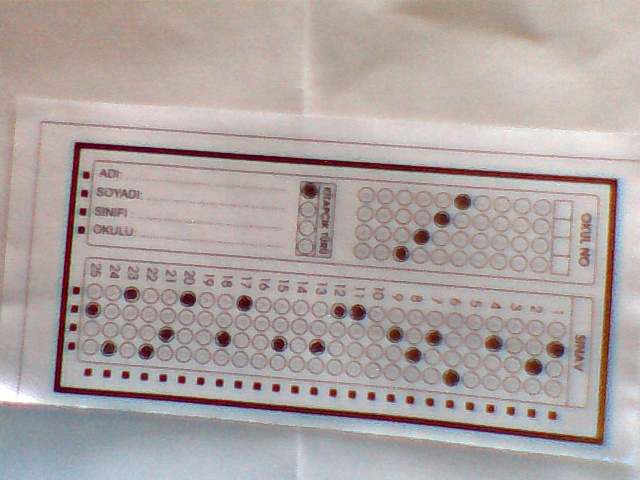
#> input picture My Datas/optik.jpg, 640 x 480 px, found by its file name
$ python 'ders9(Adaptive).py'
#> lines starting #> are read from the running program, lines starting #| are printed output that depends on the picture; after the words box and inside, x2 and y2 are one past the last pixel; in counts of white or black regions, pixels touching at a corner belong together
import cv2
import numpy as np

img = cv2.imread("C:\Python\PycharmProjects\OpenCvDersleri\My Datas\optik.jpg")
#> img is the input picture: shape (480, 640, 3); mean B, G, R 161.8, 163.9, 173.9
imgGRAY = cv2.cvtColor(img,cv2.COLOR_BGR2GRAY)
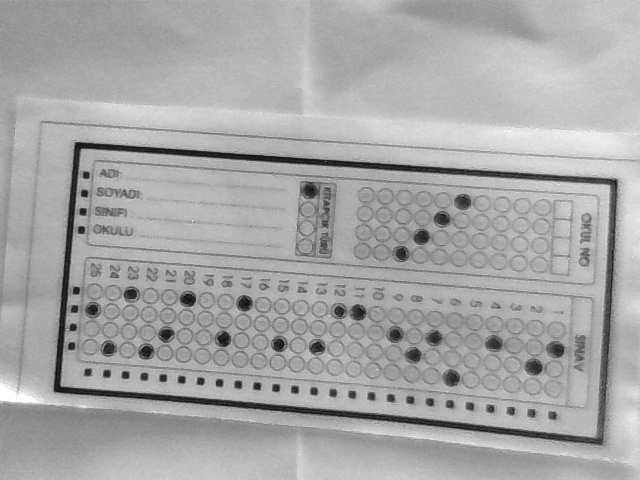
#> imgGRAY: shape (480, 640); min 9, max 255, mean 166.6

_, th1 = cv2.threshold(imgGRAY , 127 , 255 , cv2.THRESH_BINARY)
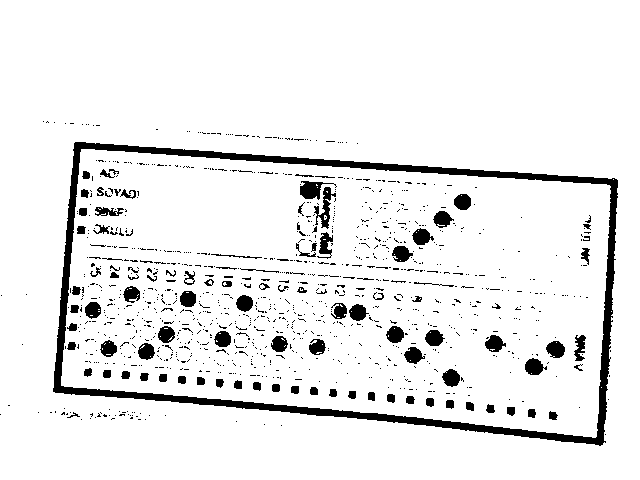
#> th1: shape (480, 640); 92.4% white; 1074 black regions (973 under 20 px), largest, box (x1, y1, x2, y2) and area: (53, 142, 618, 446) 10724, (300, 181, 337, 200) 338, (314, 187, 336, 229) 330
th2 = cv2.adaptiveThreshold(imgGRAY, 255 , cv2.ADAPTIVE_THRESH_MEAN_C , cv2.THRESH_BINARY , 11 , 2)
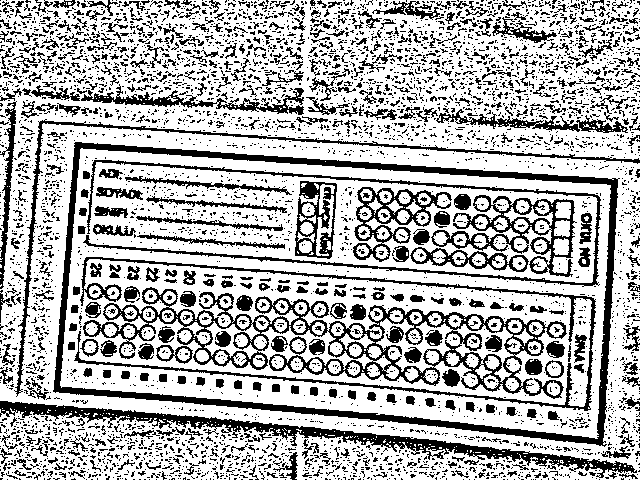
#> th2: shape (480, 640); 69.8% white; 4684 black regions (4167 under 20 px), largest, box (x1, y1, x2, y2) and area: (53, 142, 620, 447) 10056, (83, 287, 567, 399) 9474, (0, 401, 637, 478) 5925
th3 = cv2.adaptiveThreshold(imgGRAY, 255 , cv2.ADAPTIVE_THRESH_GAUSSIAN_C , cv2.THRESH_BINARY , 11 , 2)
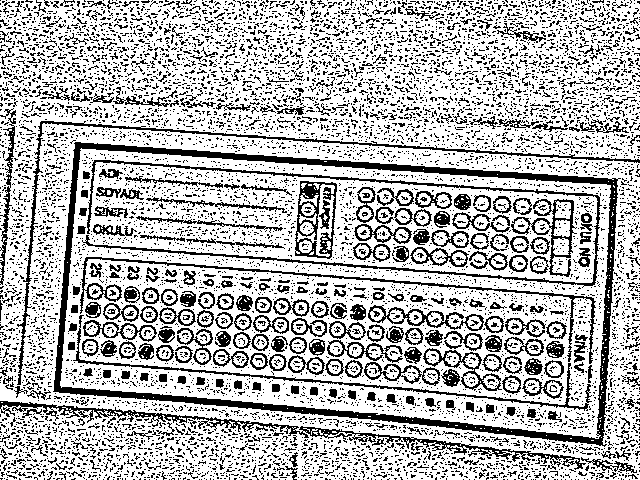
#> th3: shape (480, 640); 71.4% white; black in thin lines or dots

cv2.imshow("image" , imgGRAY)
cv2.imshow("th1" , th1)
cv2.imshow("th2" , th2)
cv2.imshow("th3" , th3)

cv2.waitKey(0)
cv2.destroyAllWindows()

$ run again, with My Datas/182322.jpg copied over My Datas/optik.jpg
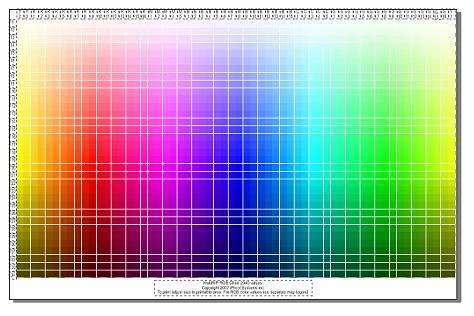
#> input picture My Datas/182322.jpg, 474 x 316 px, found by its file name
#> img is the input picture: shape (316, 474, 3); mean B, G, R 169.7, 171, 169.9
#> `_, th1 = cv2.threshold(imgGRAY , 127 , 255 , cv2.THRESH_BINARY)`:
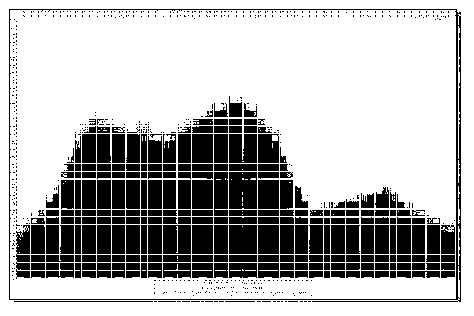
#> th1: shape (316, 474); 70% white; 779 black regions (538 under 20 px), largest, box (x1, y1, x2, y2) and area: (9, 9, 461, 302) 2451, (229, 172, 257, 209) 1003, (229, 225, 257, 254) 811
#> th2: shape (316, 474); 49.2% white; 608 white regions (500 under 20 px), largest, box (x1, y1, x2, y2) and area: (10, 10, 456, 299) 50391, (0, 0, 474, 316) 16667, (197, 185, 208, 204) 175
#> `th3 = cv2.adaptiveThreshold(imgGRAY, 255 , cv2.ADAPTIVE_THRESH_GAUSSIA..`:
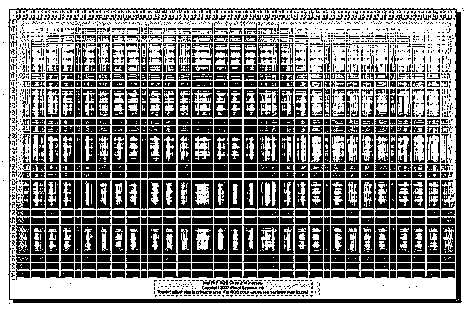
#> th3: shape (316, 474); 53% white; 1874 black regions (1313 under 20 px), largest, box (x1, y1, x2, y2) and area: (8, 8, 462, 303) 4610, (16, 180, 30, 280) 884, (229, 43, 257, 72) 452
